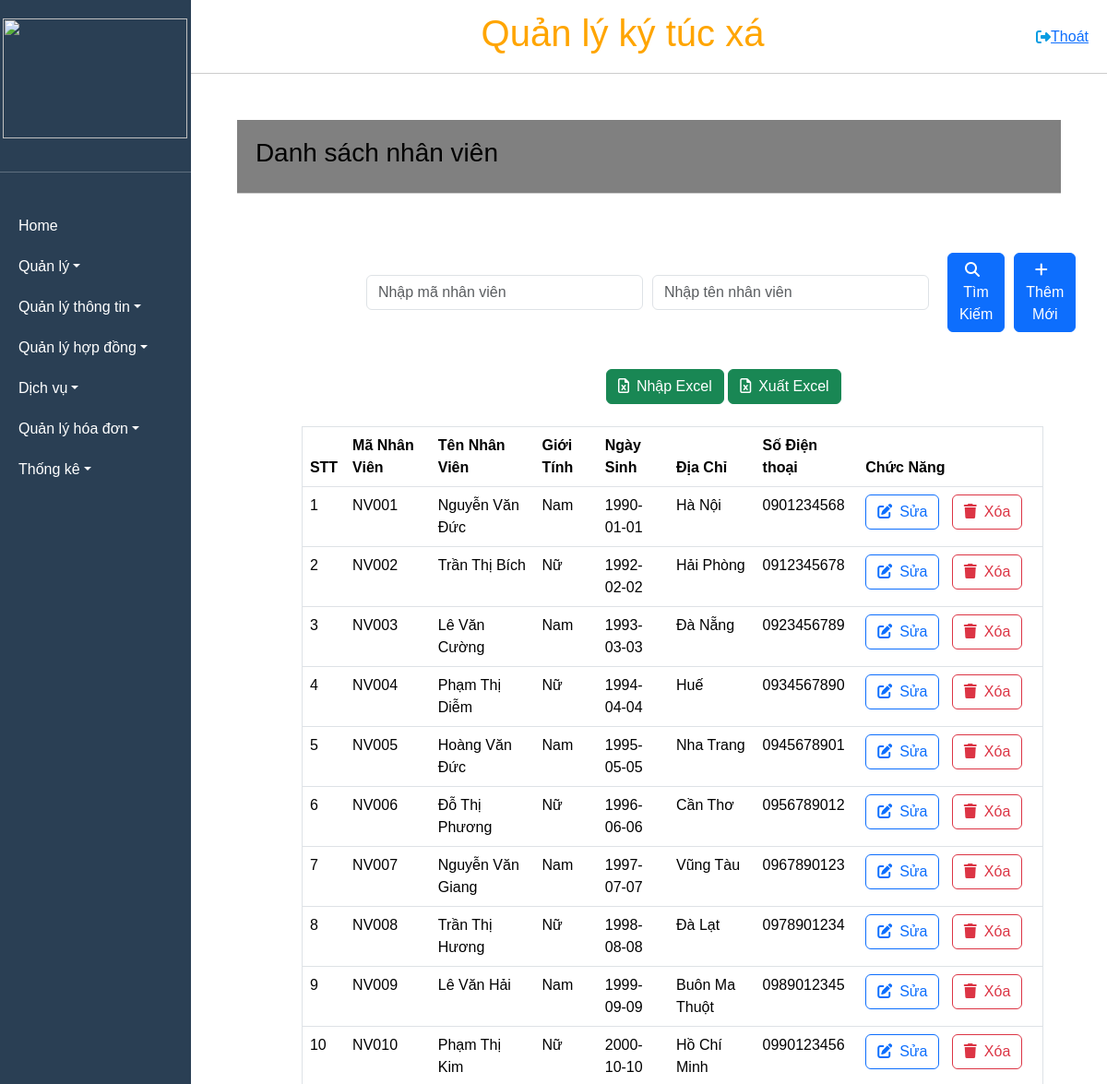
Screenshot of /DsNhanVien with the database file from the repository.
### tables this page shows
CREATE TABLE `nhanvien` (
  `MaNhanVien` varchar(50) NOT NULL,
  `TenNhanVien` varchar(50) NOT NULL,
  `GioiTinh` varchar(10) NOT NULL,
  `NgaySinh` date NOT NULL,
  `DiaChi` varchar(100) NOT NULL,
  `SoDienThoai` varchar(20) NOT NULL,
  `maToa` varchar(50) NOT NULL
);

### MVC/Core/controller.php (called while the page is built, shortened)
<?php
class controller
{
    public function model($model)
    {
        return new $model;
    }
    public function view($view, $data = [])
    {
        require_once './MVC/Views/' . $view . '.php';
    }
}

### MVC/Controllers/DsNhanVien.php (called while the page is built, shortened)
<?php
class DsNhanVien extends controller
{
    private $dsnv;
    function __construct()
    {
        $this->dsnv = $this->model('NhanVien_m');
    }
    function Get_data()
    {
        $dulieu = $this->dsnv->loadNhanVien();
        $this->view('Masterlayout', [
            'page' => 'DsNhanVien_v',
            'dulieu' => $dulieu,
            'matoa' => $this->dsnv->getMaToa()
        ]);
    }
}

### MVC/Core/app.php (called while the page is built, shortened)
<?php
class app
{
    protected $action = 'Get_data';
    function __construct()
    {
        $arr = $this->processURL();
        if ($arr != null) {
            if (file_exists('./MVC/Controllers/' . $arr[0] . '.php')) {
                unset($arr[0]);
            }
        }
        $this->controller = new $this->controller;
        $this->param = $arr ? array_values($arr) : [];
        call_user_func_array([$this->controller, $this->action], $this->param);
    }
    function processURL()
    {
        if (isset($_GET['url'])) {
            return explode('/', filter_var(trim($_GET['url']), FILTER_DEFAULT));
        }
    }
}

### index.php (called while the page is built, shortened)
<?php
$app = new app();
?>

### MVC/Core/connectDB.php (called while the page is built, shortened)
<?php
class connectDB
{
    protected $serverName = "localhost";
    protected $userName = "root";
    protected $pwd = "";
    protected $dbName = "qlktx";
    function __construct()
    {
        $this->conn = mysqli_connect($this->serverName, $this->userName, $this->pwd, $this->dbName);
    }
}

### MVC/Models/NhanVien_m.php (called while the page is built, shortened)
<?php
class NhanVien_m extends connectDB
{
    public function loadNhanVien()
    {
        $sql = "SELECT * FROM nhanvien";
        return mysqli_query($this->conn, $sql);
    }
}

### MVC/Views/Pages/DsNhanVien_v.php (the view, shortened to what this page needs)
<!DOCTYPE html>
<html lang="en">
<head>
</head>
<link href="https://cdn.jsdelivr.net/npm/bootstrap@5.3.3/dist/css/bootstrap.min.css" rel="stylesheet">
<link rel="stylesheet" href="https://cdnjs.cloudflare.com/ajax/libs/font-awesome/6.5.2/css/all.min.css">
<body>
    <div class="main">
        <form method="post" action="http://localhost/QuanLyKyTucXa_new/DsNhanVien/Search">
            <div>
                <div class="header">
                    <h3>Danh sách nhân viên</h3>
                </div>
                <br>
                <div class="form-inline">
                    <table style="margin: auto;">
                        <tr>
                            <td>
                                <input placeholder="Nhập mã nhân viên" type="text" id="txtMaNv" class="form-control" name="txtMaNV" value="<?php if (isset($data['maNv'])) echo $data['maNv'] ?>">
                            </td>
                            <td>
                                <input placeholder="Nhập tên nhân viên" type="text" id="txtTenNv" class="form-control" name="txtTenNV" value="<?php if (isset($data['tenNv'])) echo $data['tenNv'] ?>">
                            </td>
                            <td>
                                <button type="submit" class="btn btn-primary" name="btnTimKiem" id="btnTimKiem"><i class="fa-solid fa-magnifying-glass">&nbsp;&nbsp;</i>Tìm Kiếm </button>
                            </td>
                            <td>
                                <button type="button" class="btn btn-primary" data-bs-toggle="modal" data-bs-target="#myModal" id="btnThemMoi"><i class="fa-solid fa-plus">&nbsp;&nbsp;</i>Thêm Mới</button>
                            </td>
                        </tr>
                    </table>
                </div>
                <button type="button" class="btn btn-success" data-bs-toggle="modal" data-bs-target="#modalExcel" id="btnNhapExcel"><i class="fa-regular fa-file-excel">&nbsp;&nbsp;</i>Nhập Excel</button>
                <button type="submit" class="btn btn-success" name="btnXuatExcel"><i class="fa-regular fa-file-excel">&nbsp;&nbsp;</i>Xuất Excel</button>
                <br>
                <br>
                <table class="table table-hover" border="1px solid black" style="width: 90%; margin-left: 70px;">
                    <thead>
                        <tr>
                            <th>STT</th>
                            <th>Mã Nhân Viên</th>
                            <th>Tên Nhân Viên</th>
                            <th>Giới Tính</th>
                            <th>Ngày Sinh</th>
                            <th>Địa Chỉ</th>
                            <th>Số Điện thoại</th>
                            <th>Chức Năng</th>
                        </tr>
                    </thead>
                    <tbody>
                        <?php
                        if (isset($data['dulieu']) && mysqli_num_rows($data['dulieu']) > 0) {
                            $i = 0;
                            while ($row = mysqli_fetch_assoc($data['dulieu'])) {
                        ?>
                                <tr>
                                    <td><?php echo (++$i) ?></td>
                                    <td><?php echo $row['MaNhanVien'] ?></td>
                                    <td><?php echo $row['TenNhanVien'] ?></td>
                                    <td><?php echo $row['GioiTinh'] ?></td>
                                    <td><?php echo $row['NgaySinh'] ?></td>
                                    <td><?php echo $row['DiaChi'] ?></td>
                                    <td><?php echo $row['SoDienThoai'] ?></td>
                                    <td style="width: 200px;">
                                        <a href="http://localhost/QuanLyKyTucXa_new/DsNhanVien/loadForm/<?php echo $row['MaNhanVien'] ?>" class="btn btn-outline-primary"><i class="fa-solid fa-pen-to-square">&nbsp;&nbsp;</i>Sửa</a> &nbsp;
                                        <a onclick="return confirm('Bạn có muốn xóa nhân viên này không ?')" href="http://localhost/QuanLyKyTucXa_new/DsNhanVien/Delete/<?php echo $row['MaNhanVien'] ?>" class="btn btn-outline-danger"><i class="fa-solid fa-trash">&nbsp;&nbsp;</i>Xóa</a>
                                    </td>
                                </tr>
                        <?php
                            }
                        }
                        ?>
                    </tbody>
                </table>
            </div>
    </div>
</body>
</html>

### Public/CSS/style.css (style rules this page uses)
* { padding: 0; margin: 0; box-sizing: border-box; }
.header { display: flex; align-items: center; justify-content:space-between ; padding: 20px; }
.main { height: 700px; background-color: #fff; border-radius: 20px; margin: 50px 50px 50px 50px ; }
body { background-color: #F0F2F5; }

### Public/CSS/master.css (style rules this page uses)
* { margin: 0; padding: 0; box-sizing: border-box; font-family: Arial, sans-serif; }
html, body { height: 100%; overflow: hidden; }
.header { background-color: grey; padding: 10px 20px; border-bottom: 1px solid #ccc; height: 80px; display: flex; justify-content: space-between; align-items: center; color: black; }

### Public/CSS/l1.css (style rules this page uses)
.form-inline { border-radius: 20px; background-color: white; padding: 40px; text-align: left; }

### MVC/Views/Pages/DsNhanVien_v.php (style rules this page uses)
#txtMaNv { margin-left: 100px; width: 300px; }
#txtTenNv { width: 300px; margin-left: 10px; }
#btnTimKiem { margin-left: 20px; }
#btnThemMoi { margin-left: 10px; }
#btnNhapExcel { margin-left: 400px; }
.form-inline { text-align: center; }

### rows the page displays
nhanvien: MaNhanVien "NV001", TenNhanVien "Nguyễn Văn Đức", GioiTinh "Nam", NgaySinh "1990-01-01", DiaChi "Hà Nội", SoDienThoai "0901234568"
nhanvien: MaNhanVien "NV002", TenNhanVien "Trần Thị Bích", GioiTinh "Nữ", NgaySinh "1992-02-02", DiaChi "Hải Phòng", SoDienThoai "0912345678"
nhanvien: MaNhanVien "NV003", TenNhanVien "Lê Văn Cường", GioiTinh "Nam", NgaySinh "1993-03-03", DiaChi "Đà Nẵng", SoDienThoai "0923456789"
nhanvien: MaNhanVien "NV004", TenNhanVien "Phạm Thị Diễm", GioiTinh "Nữ", NgaySinh "1994-04-04", DiaChi "Huế", SoDienThoai "0934567890"
nhanvien: MaNhanVien "NV005", TenNhanVien "Hoàng Văn Đức", GioiTinh "Nam", NgaySinh "1995-05-05", DiaChi "Nha Trang", SoDienThoai "0945678901"
nhanvien: MaNhanVien "NV006", TenNhanVien "Đỗ Thị Phương", GioiTinh "Nữ", NgaySinh "1996-06-06", DiaChi "Cần Thơ", SoDienThoai "0956789012"
nhanvien: MaNhanVien "NV007", TenNhanVien "Nguyễn Văn Giang", GioiTinh "Nam", NgaySinh "1997-07-07", DiaChi "Vũng Tàu", SoDienThoai "0967890123"
nhanvien: MaNhanVien "NV008", TenNhanVien "Trần Thị Hương", GioiTinh "Nữ", NgaySinh "1998-08-08", DiaChi "Đà Lạt", SoDienThoai "0978901234"
nhanvien: MaNhanVien "NV009", TenNhanVien "Lê Văn Hải", GioiTinh "Nam", NgaySinh "1999-09-09", DiaChi "Buôn Ma Thuột", SoDienThoai "0989012345"
nhanvien: MaNhanVien "NV010", TenNhanVien "Phạm Thị Kim", GioiTinh "Nữ", NgaySinh "2000-10-10", DiaChi "Hồ Chí Minh", SoDienThoai "0990123456"
